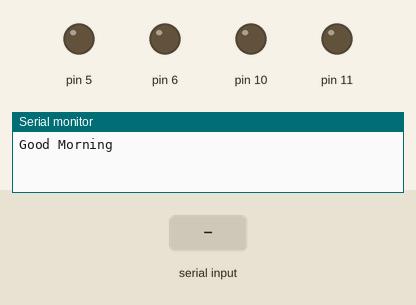
Recording of a sketch running on a simulated Arduino Uno, built with avr-gcc and run on an emulated ATmega328P. Shown: output pins drawn as LEDs (lit = HIGH), the last lines printed to the serial monitor. The inputs (shaded band) are chosen by the test bench.

Above: at 1.2 s.
1.3 s: "*forward#" received over the second serial link
At 1.7 s:
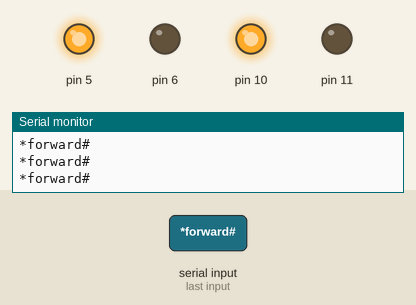
2.8 s: "*left#" received over the second serial link
At 3.8 s:
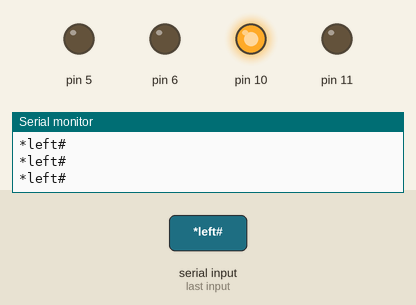
4.3 s: "*right#" received over the second serial link
At 5.2 s:
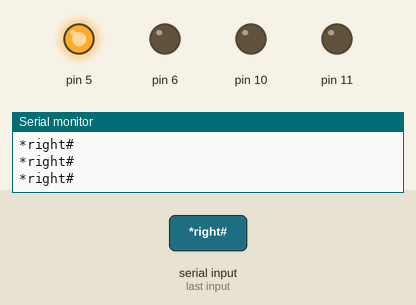
5.8 s: "*back#" received over the second serial link
At 6.2 s:
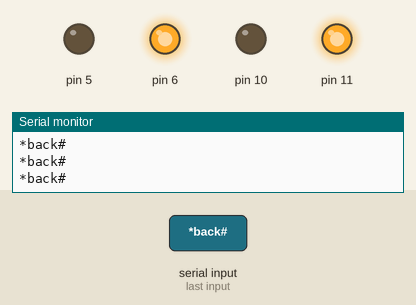
7.3 s: "*slow#" received over the second serial link
At 8.5 s:
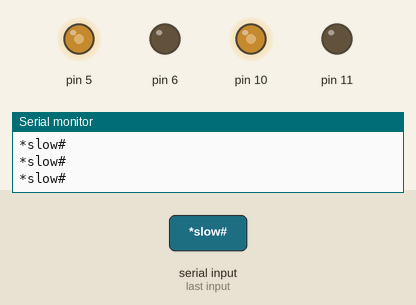
8.8 s: "*forward#" received over the second serial link
At 10.0 s:
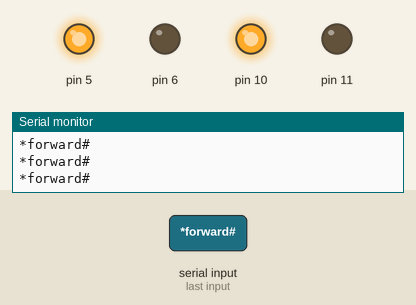
Timing chart, 0 to 11.3 s (numbered marks = the images above; inputs shaded):
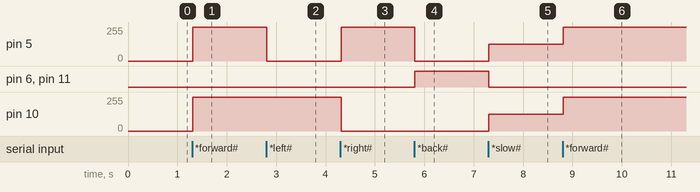

The sketch:

Voice_controled_bot__final.ino
```cpp
#include<SoftwareSerial.h>
#include<String.h>
SoftwareSerial BT (2,3);// RX,TX
char com;
String input;
class motor{
  public:
  int in1,in2;
  motor(int a,int b){
    in1 = a; in2 =b;
  }
  void drive(int a,int b){
    analogWrite(in1,a);
    analogWrite(in2,b);
  }
};

motor moto1(10,11),moto2(5,6);
void setup() {
  // put your setup code here, to run once:
  Serial.begin(9600);
  Serial.print("Good Morning");
  BT.begin(38400);
  BT.print("Good Morning");
  pinMode(10,OUTPUT);
  pinMode(11,OUTPUT);
  pinMode(5,OUTPUT);
  pinMode(6,OUTPUT);
}

void loop() {
  if(BT.available()>0){
    input="";
    while(BT.available()>0){
      com = BT.read();//Serial.println(com);
    input = input + com;}}
   // Serial.println(com); //control signals from external bluetooth device.


  else{
    Serial.println(input);
  //Serial.print(com);

  if((input)=="*forward#")
   // case "*forward#":
   { moto1.drive(255,0);moto2.drive(255,0);}
    else if((input)=="*left#")
    //case "*left#":
   { moto1.drive(255,0);moto2.drive(0,0);}
    else if((input)=="*right#")
    //case "*right#":
   { moto1.drive(0,0);moto2.drive(255,0);}
    else if((input)=="*stop#")
    { moto1.drive(0,0);moto2.drive(0,0); }
    //case "*back#":
    else if((input)=="*back#")
   { moto1.drive(0,255);moto2.drive(0,255);}
   else if((input)=="*slow#")
   {moto1.drive(127,0);moto2.drive(127,0);}
   }
}
```

Measured:
- after the input at 1.3 s, pin 5, pin 10: 0/255 → 255/255 at once
- after the input at 2.8 s, pin 5: 255/255 → 0/255 at once
- after the input at 4.3 s, pin 5: 0/255 → 255/255 at once; pin 10: 255/255 → 0/255 at once
- after the input at 5.8 s, pin 5: 255/255 → 0/255 at once; pin 6, pin 11: LOW → HIGH at once
- after the input at 7.3 s, pin 5, pin 10: 0/255 → 127/255 at once; pin 6, pin 11: HIGH → LOW at once
- after the input at 8.8 s, pin 5, pin 10: 127/255 → 255/255 at once
